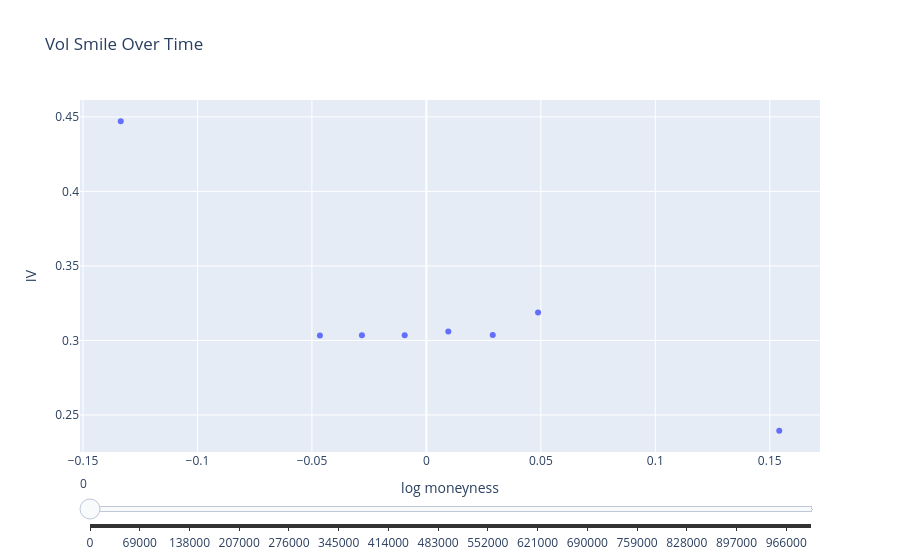

Notebook cell for this chart:
### Code cell
import plotly.graph_objects as go

df = options_features_data.sort("timestamp")

timestamps = df["timestamp"].unique().to_list()

# (optional but recommended if many timestamps)
timestamps = timestamps[::10]

# initial snapshot
t0 = timestamps[0]
snap0 = df.filter(pl.col("timestamp") == t0)
snap0 = snap0.filter(
    (pl.col("IV") > 0.005)
    & (pl.col("IV") < 1.0)
    & (pl.col("log_moneyness").abs() < 0.2)
)

fig = go.Figure()

fig.add_trace(
    go.Scatter(
        x=snap0["log_moneyness"].to_numpy(), y=snap0["IV"].to_numpy(), mode="markers"
    )
)

# build slider steps
steps = []
for t in timestamps:
    snap = df.filter(pl.col("timestamp") == t)

    steps.append(
        dict(
            method="update",
            args=[
                {"x": [snap["log_moneyness"].to_numpy()], "y": [snap["IV"].to_numpy()]}
            ],
            label=str(t),
        )
    )

# attach slider
fig.update_layout(
    sliders=[{"active": 0, "steps": steps}],
    xaxis_title="log moneyness",
    yaxis_title="IV",
    title="Vol Smile Over Time",
)

fig.show()
